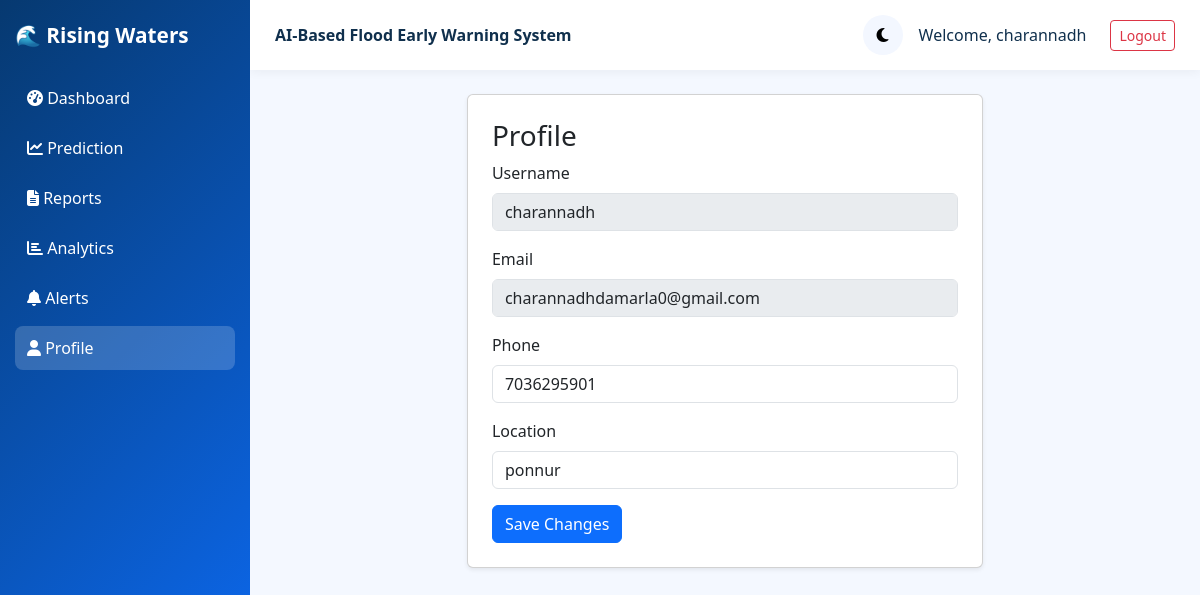
/profile (signed in), run on the app's committed database.
### tables this page shows
CREATE TABLE users (
            id INTEGER PRIMARY KEY AUTOINCREMENT,
            username TEXT UNIQUE NOT NULL,
            email TEXT UNIQUE NOT NULL,
            password TEXT NOT NULL,
            role TEXT DEFAULT 'user',
            phone TEXT,
            location TEXT,
            created_at TEXT NOT NULL
        );

### app.py (the view, shortened to what this page needs)
@app.route("/profile", methods=["GET", "POST"])
def profile():
    if not require_login():
        return redirect(url_for("login"))
    conn = get_db_connection()
    user = conn.execute("SELECT * FROM users WHERE id = ?", (session["user_id"],)).fetchone()
    conn.close()
    return render_template("profile.html", user=user)

### app.py (called while the page is built)
def get_db_connection():
    conn = sqlite3.connect(DATABASE_PATH)
    conn.row_factory = sqlite3.Row
    return conn

def require_login():
    if "user_id" not in session:
        flash("Please login to continue.", "warning")
        return False
    return True

@app.context_processor
def inject_user():
    user = None
    if "user_id" in session:
        conn = get_db_connection()
        user = conn.execute("SELECT * FROM users WHERE id = ?", (session["user_id"],)).fetchone()
        conn.close()
    return {"current_user": user}

### templates/profile.html
{% extends 'base.html' %}
{% set active_page = 'profile' %}
{% block content %}
<div class="row justify-content-center">
    <div class="col-lg-7">
        <div class="card shadow-sm p-4">
            <h3>Profile</h3>
            <form method="post">
                <div class="mb-3"><label class="form-label">Username</label><input class="form-control" value="{{ user.username }}" disabled></div>
                <div class="mb-3"><label class="form-label">Email</label><input class="form-control" value="{{ user.email }}" disabled></div>
                <div class="mb-3"><label class="form-label">Phone</label><input name="phone" class="form-control" value="{{ user.phone or '' }}"></div>
                <div class="mb-3"><label class="form-label">Location</label><input name="location" class="form-control" value="{{ user.location or '' }}"></div>
                <button class="btn btn-primary">Save Changes</button>
            </form>
        </div>
    </div>
</div>
{% endblock %}

### templates/base.html (shortened to what this page needs)
<!DOCTYPE html>
<html lang="en">
<head>
    <link href="https://cdn.jsdelivr.net/npm/bootstrap@5.3.3/dist/css/bootstrap.min.css" rel="stylesheet">
    <link rel="stylesheet" href="https://cdnjs.cloudflare.com/ajax/libs/font-awesome/6.5.2/css/all.min.css">
    <link rel="stylesheet" href="{{ url_for('static', filename='css/style.css') }}">
</head>
<body>
    <div class="sidebar">
        <div class="brand">🌊 Rising Waters</div>
        <a href="{{ url_for('dashboard') }}" class="nav-link {{ 'active' if active_page == 'dashboard' else '' }}"><i class="fas fa-tachometer-alt"></i> Dashboard</a>
        <a href="{{ url_for('prediction') }}" class="nav-link {{ 'active' if active_page == 'prediction' else '' }}"><i class="fas fa-chart-line"></i> Prediction</a>
        <a href="{{ url_for('reports') }}" class="nav-link {{ 'active' if active_page == 'reports' else '' }}"><i class="fas fa-file-alt"></i> Reports</a>
        <a href="{{ url_for('analytics') }}" class="nav-link {{ 'active' if active_page == 'analytics' else '' }}"><i class="fas fa-chart-bar"></i> Analytics</a>
        <a href="{{ url_for('alerts') }}" class="nav-link {{ 'active' if active_page == 'alerts' else '' }}"><i class="fas fa-bell"></i> Alerts</a>
        <a href="{{ url_for('profile') }}" class="nav-link {{ 'active' if active_page == 'profile' else '' }}"><i class="fas fa-user"></i> Profile</a>
    </div>
    <div class="content">
        <nav class="topbar">
            <div class="fw-bold">AI-Based Flood Early Warning System</div>
            <div class="d-flex align-items-center gap-3">
                <button id="themeToggle" class="theme-toggle"><i class="fas fa-moon"></i></button>
                {% if current_user %}
                <span class="me-2">Welcome, {{ current_user['username'] }}</span>
                <a href="{{ url_for('logout') }}" class="btn btn-sm btn-outline-danger">Logout</a>
                {% else %}
                <a href="{{ url_for('login') }}" class="btn btn-sm btn-outline-primary">Login</a>
                {% endif %}
            </div>
        </nav>
        <main class="p-4">
            {% block content %}{% endblock %}
        </main>
    </div>
</body>
</html>

### static/css/style.css (style rules this page uses)
body { background: #f4f8ff; color: #10304d; font-family: "Segoe UI", sans-serif; }
.sidebar { width: 250px; background: linear-gradient(135deg, #063970, #0d6efd); color: white; min-height: 100vh; position: fixed; padding: 20px 15px; }
.content { margin-left: 250px; min-height: 100vh; }
.topbar { background: white; padding: 15px 25px; display: flex; justify-content: space-between; align-items: center; box-shadow: 0 2px 10px rgba(0,0,0,0.05); }
.brand { font-size: 1.3rem; font-weight: bold; margin-bottom: 25px; }
.nav-link { color: white; text-decoration: none; display: block; padding: 10px 12px; border-radius: 8px; margin-bottom: 6px; }
.nav-link:hover, .nav-link.active { background: rgba(255,255,255,0.18); }
.theme-toggle { border: none; background: #f3f7ff; border-radius: 50%; width: 40px; height: 40px; }

### data on the page
users: username "charannadh", email "charannadhdamarla0@gmail.com", phone "7036295901", location "ponnur"
